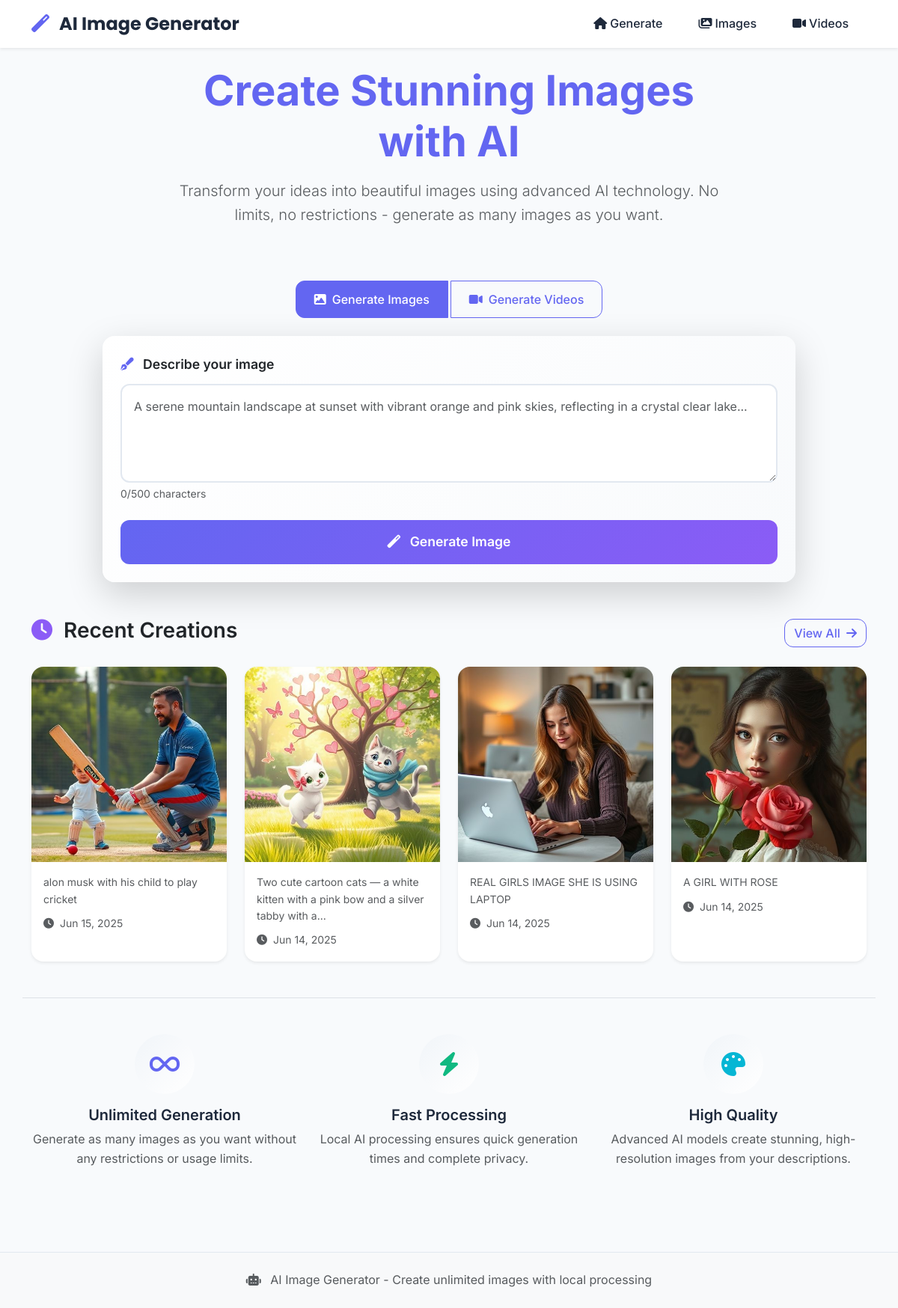
The page / on the database its author committed.
### models.py (models this page shows, shortened)
class GeneratedImage(db.Model):
    __tablename__ = 'generated_images'
    id = db.Column(db.Integer, primary_key=True)
    prompt = db.Column(db.Text, nullable=False)
    image_filename = db.Column(db.String(255), nullable=False)
    created_at = db.Column(db.DateTime, default=datetime.utcnow)
    is_favorite = db.Column(db.Boolean, default=False)
    generation_time = db.Column(db.Integer, default=0)  # in seconds

### routes.py (the view)
@app.route('/')
def index():
    recent_images = GeneratedImage.query.order_by(GeneratedImage.created_at.desc()).limit(4).all()
    recent_videos = GeneratedVideo.query.order_by(GeneratedVideo.created_at.desc()).limit(4).all()
    return render_template('index.html', recent_images=recent_images, recent_videos=recent_videos)

### templates/index.html (shortened to what this page needs)
{% extends "base.html" %}
{% block content %}
<div class="container">
    <div class="row justify-content-center mb-5">
        <div class="col-lg-8 text-center">
            <h1 class="display-4 fw-bold text-primary mb-3">
                Create Stunning Images with AI
            </h1>
            <p class="lead text-muted mb-4">
                Transform your ideas into beautiful images using advanced AI technology.
                No limits, no restrictions - generate as many images as you want.
            </p>
        </div>
    </div>
    <div class="row justify-content-center">
        <div class="col-lg-10">
            <div class="text-center mb-4">
                <div class="btn-group generation-type-selector" role="group">
                    <label class="btn btn-outline-primary" for="imageType">
                        <i class="fas fa-image me-2"></i>Generate Images
                    </label>
                    <label class="btn btn-outline-primary" for="videoType">
                        <i class="fas fa-video me-2"></i>Generate Videos
                    </label>
                </div>
            </div>
            <div class="card shadow-lg border-0 generation-card" id="imageGenerationCard">
                <div class="card-body p-4">
                    <form method="POST" action="{{ url_for('generate_image') }}" id="generateImageForm">
                        <div class="mb-4">
                            <label for="imagePrompt" class="form-label fw-semibold text-dark">
                                <i class="fas fa-pen-fancy me-2 text-primary"></i>
                                Describe your image
                            </label>
                            <textarea
                                class="form-control form-control-lg prompt-input"
                                id="imagePrompt"
                                name="prompt"
                                rows="4"
                                placeholder="A serene mountain landscape at sunset with vibrant orange and pink skies, reflecting in a crystal clear lake..."
                                maxlength="500"
                                required
                            ></textarea>
                            <div class="form-text">
                                <span id="imageCharCount">0</span>/500 characters
                            </div>
                        </div>
                        <div class="d-grid">
                            <button type="submit" class="btn btn-primary btn-lg generate-btn">
                                <i class="fas fa-magic me-2"></i>
                                <span class="btn-text">Generate Image</span>
                            </button>
                        </div>
                    </form>
                </div>
            </div>
        </div>
    </div>
    {% if recent_images %}
    <div class="row mt-5">
        <div class="col-12">
            <div class="d-flex justify-content-between align-items-center mb-4">
                <h3 class="fw-semibold text-dark">
                    <i class="fas fa-clock me-2 text-secondary"></i>
                    Recent Creations
                </h3>
                <a href="{{ url_for('gallery') }}" class="btn btn-outline-primary">
                    View All <i class="fas fa-arrow-right ms-1"></i>
                </a>
            </div>
            <div class="row g-4">
                {% for image in recent_images %}
                <div class="col-md-6 col-lg-3">
                    <div class="card image-card h-100 border-0 shadow-sm">
                        <div class="image-container">
                        </div>
                        <div class="card-body">
                            <p class="card-text text-muted small mb-2">
                                {{ image.prompt[:80] }}{% if image.prompt|length > 80 %}...{% endif %}
                            </p>
                            <small class="text-muted">
                                <i class="fas fa-clock me-1"></i>
                                {{ image.created_at.strftime('%b %d, %Y') }}
                            </small>
                        </div>
                    </div>
                </div>
                {% endfor %}
            </div>
        </div>
    </div>
    {% endif %}
    <div class="row mt-5 pt-5 border-top">
        <div class="col-md-4 text-center mb-4">
            <div class="feature-icon mb-3">
                <i class="fas fa-infinity text-primary"></i>
            </div>
            <h5 class="fw-semibold">Unlimited Generation</h5>
            <p class="text-muted">Generate as many images as you want without any restrictions or usage limits.</p>
        </div>
        <div class="col-md-4 text-center mb-4">
            <div class="feature-icon mb-3">
                <i class="fas fa-bolt text-success"></i>
            </div>
            <h5 class="fw-semibold">Fast Processing</h5>
            <p class="text-muted">Local AI processing ensures quick generation times and complete privacy.</p>
        </div>
        <div class="col-md-4 text-center mb-4">
            <div class="feature-icon mb-3">
                <i class="fas fa-palette text-accent"></i>
            </div>
            <h5 class="fw-semibold">High Quality</h5>
            <p class="text-muted">Advanced AI models create stunning, high-resolution images from your descriptions.</p>
        </div>
    </div>
</div>
{% endblock %}

### static/css/style.css (style rules this page uses)
:root { --primary-color: #6366F1; --secondary-color: #8B5CF6; --background-color: #F8FAFC; --text-color: #1E293B; --accent-color: #06B6D4; --success-color: #10B981; --warning-color: #F59E0B; --danger-color: #EF4444; --light-gray: #F1F5F9; --border-color: #E2E8F0; }
body { font-family: 'Inter', -apple-system, BlinkMacSystemFont, 'Segoe UI', sans-serif; background-color: var(--background-color); color: var(--text-color); line-height: 1.6; }
.text-primary { color: var(--primary-color) !important; }
.text-secondary { color: var(--secondary-color) !important; }
.text-accent { color: var(--accent-color) !important; }
.text-success { color: var(--success-color) !important; }
.btn-primary { background-color: var(--primary-color); border-color: var(--primary-color); font-weight: 500; padding: 0.75rem 1.5rem; border-radius: 0.75rem; transition: all 0.3s ease; }
.btn-outline-primary { color: var(--primary-color); border-color: var(--primary-color); font-weight: 500; border-radius: 0.75rem; }
.card { border-radius: 1rem; transition: all 0.3s ease; }
.generation-card { background: linear-gradient(135deg, #ffffff 0%, #f8fafc 100%); border: 1px solid var(--border-color); }
.prompt-input { border: 2px solid var(--border-color); border-radius: 0.75rem; padding: 1rem; font-size: 1rem; resize: vertical; transition: all 0.3s ease; font-family: 'Inter', sans-serif; }
.form-label { font-size: 1.1rem; margin-bottom: 0.75rem; color: var(--text-color); }
.generate-btn { font-size: 1.1rem; font-weight: 600; padding: 1rem 2rem; border-radius: 0.75rem; background: linear-gradient(135deg, var(--primary-color) 0%, var(--secondary-color) 100%); border: none; position: relative; overflow: hidden; }
.image-card { transition: all 0.3s ease; border-radius: 1rem; overflow: hidden; }
.image-container { position: relative; overflow: hidden; aspect-ratio: 1; }
.feature-icon { width: 80px; height: 80px; margin: 0 auto; display: flex; align-items: center; justify-content: center; background: linear-gradient(135deg, var(--light-gray) 0%, white 100%); border-radius: 50%; font-size: 2rem; }
.card { animation: fadeInUp 0.6s ease-out; }
.generation-type-selector .btn-check:checked + .btn { background-color: var(--primary-color); border-color: var(--primary-color); color: white; }
.generation-type-selector .btn { border-radius: 0.75rem; padding: 0.75rem 1.5rem; font-weight: 500; margin: 0 0.25rem; }
.generation-card { transition: all 0.5s ease; }

### rows shown on the page
GeneratedImage: prompt "alon musk with his child to play cricket", created_at "Jun 15, 2025"
GeneratedImage: prompt "Two cute cartoon cats — a white kitten with a pink bow and a silver tabby with a", created_at "Jun 14, 2025"
GeneratedImage: prompt "REAL GIRLS IMAGE SHE IS USING LAPTOP", created_at "Jun 14, 2025"
GeneratedImage: prompt "A GIRL WITH ROSE", created_at "Jun 14, 2025"
